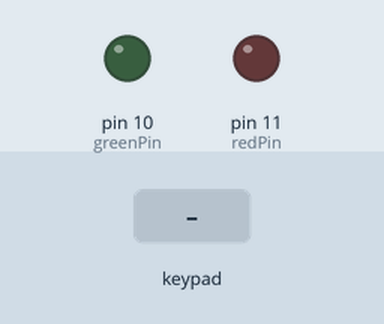
Bench run of a sketch on a simulated Arduino Uno, built with avr-gcc and run on an emulated ATmega328P. Parts: output pins drawn as LEDs (lit = HIGH). The test bench sets the inputs (shaded band). What the sketch prints to the serial monitor is not drawn.

Above: at 1.2 s.
1.3 s: keypad keys 7 5 1 6 pressed 0.4 s apart
At 3.1 s:
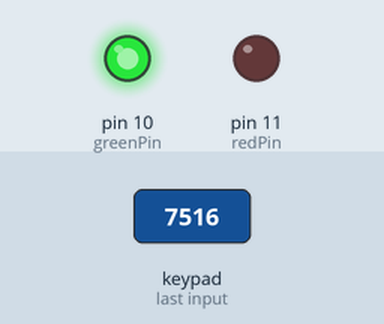
4.4 s: key '*' pressed
At 5.1 s:
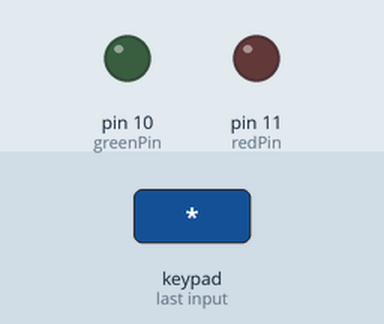
5.9 s: keypad keys 5 6 7 8 pressed 0.4 s apart
At 7.8 s:
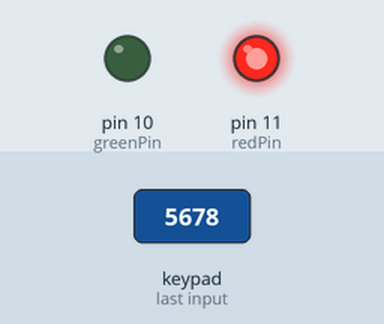
9.0 s: key '#' pressed
At 9.8 s:
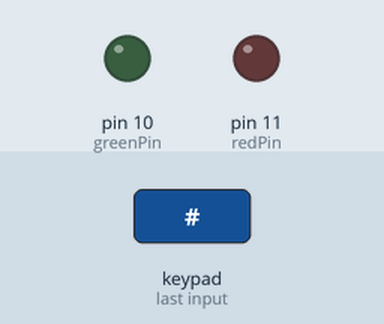
Timing chart, 0 to 11.5 s (numbered marks = the images above; inputs shaded):
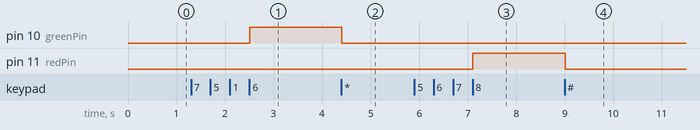

Measured:
- after the input at 1.3 s, pin 10 (greenPin): LOW → HIGH after 1.2 s
- after the input at 4.4 s, pin 10 (greenPin): HIGH → LOW at once
- after the input at 5.9 s, pin 11 (redPin): LOW → HIGH after 1.2 s
- after the input at 9.0 s, pin 11 (redPin): HIGH → LOW at once

The sketch:

ARDUINO_FINAL.ino
```cpp
#include <Keypad.h>

char* secretCode = "7516";
int pos = 0;
int right = 0;

const byte rows = 4;
const byte cols = 3;
char keys[rows][cols] = {
  {'1', '2', '3'},
  {'4', '5', '6'},
  {'7', '8', '9'},
  {'*', '0', '#'}
};

byte rowPins[rows] = {5, 6, 7, 8};
byte colPins[cols] = {2, 3, 4};

Keypad keypad = Keypad(makeKeymap(keys),
                       rowPins, colPins,
                       rows, cols);


int bluePin = 12;
int redPin = 11;
int greenPin = 10;


void setup()
{
  pinMode(redPin, OUTPUT);
  pinMode(greenPin, OUTPUT);
  setLocked(0);
  Serial.begin(9600);
}

void loop()
{
  char key = keypad.getKey();
  if (key) {
    Serial.println(key);
    if (key == '*' || key == '#') {
      pos = 0;
      right = 0;
      setLocked(0);
      Serial.println("Door locked");
    }else if (key == secretCode[pos]) {
      pos++;
      right++;
    } else {
      pos++;
    }

    if (pos == 4) {
      if (right == pos) {
        setLocked(2);
      } else {
        setLocked(1);
      }
    }
    delay(50);
  }
  Serial.println(pos);
}

void setLocked(int state) {
  if (state == 0) {
    digitalWrite(redPin, LOW);
    digitalWrite(greenPin, LOW);
    digitalWrite(bluePin, HIGH);
    Serial.println("Door waiting");
  } else if (state == 1) {
    digitalWrite(redPin, HIGH);
    digitalWrite(greenPin, LOW);
    digitalWrite(bluePin, LOW);
    Serial.println("Door alarm");
  }  else {
    digitalWrite(redPin, LOW);
    digitalWrite(greenPin, HIGH);
    digitalWrite(bluePin, LOW);
    Serial.println("Door opened!");
  }
}
```
